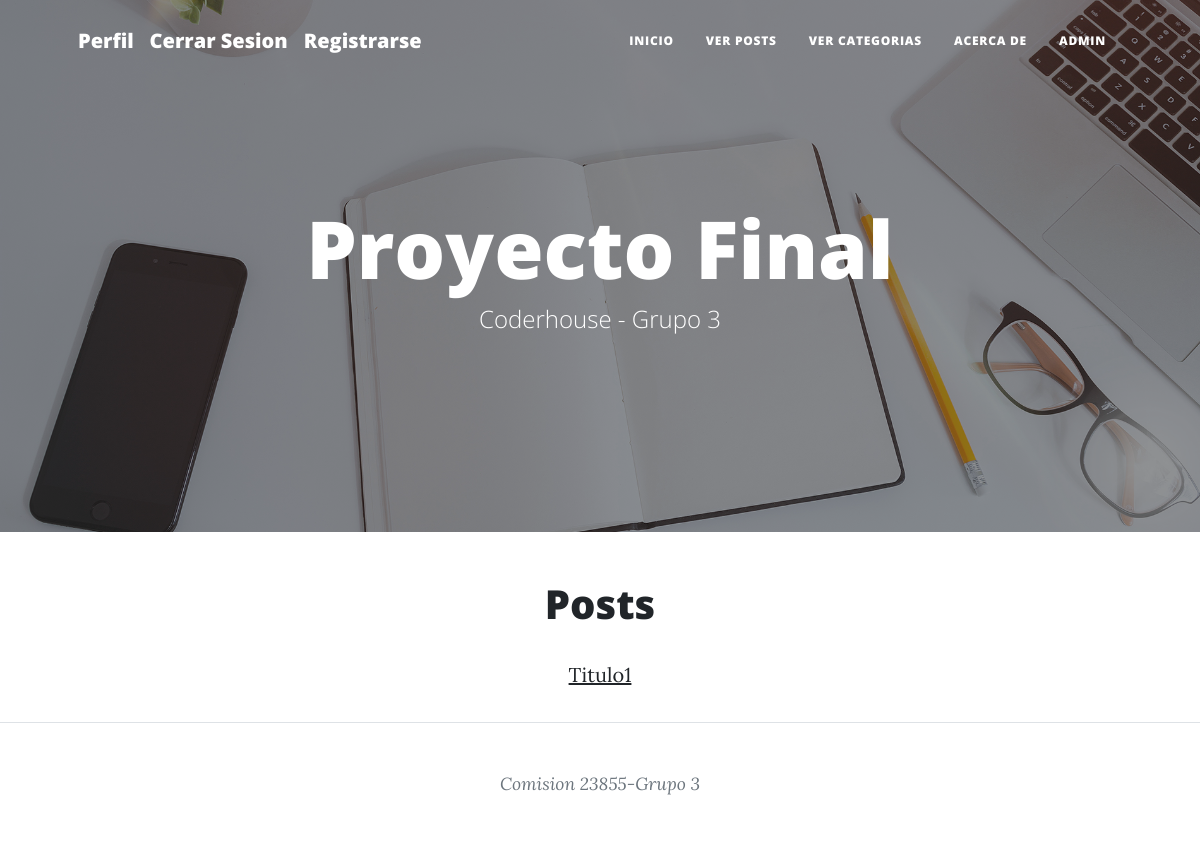
/Post/postList/ (signed in), run on an earlier commit of the app's database.
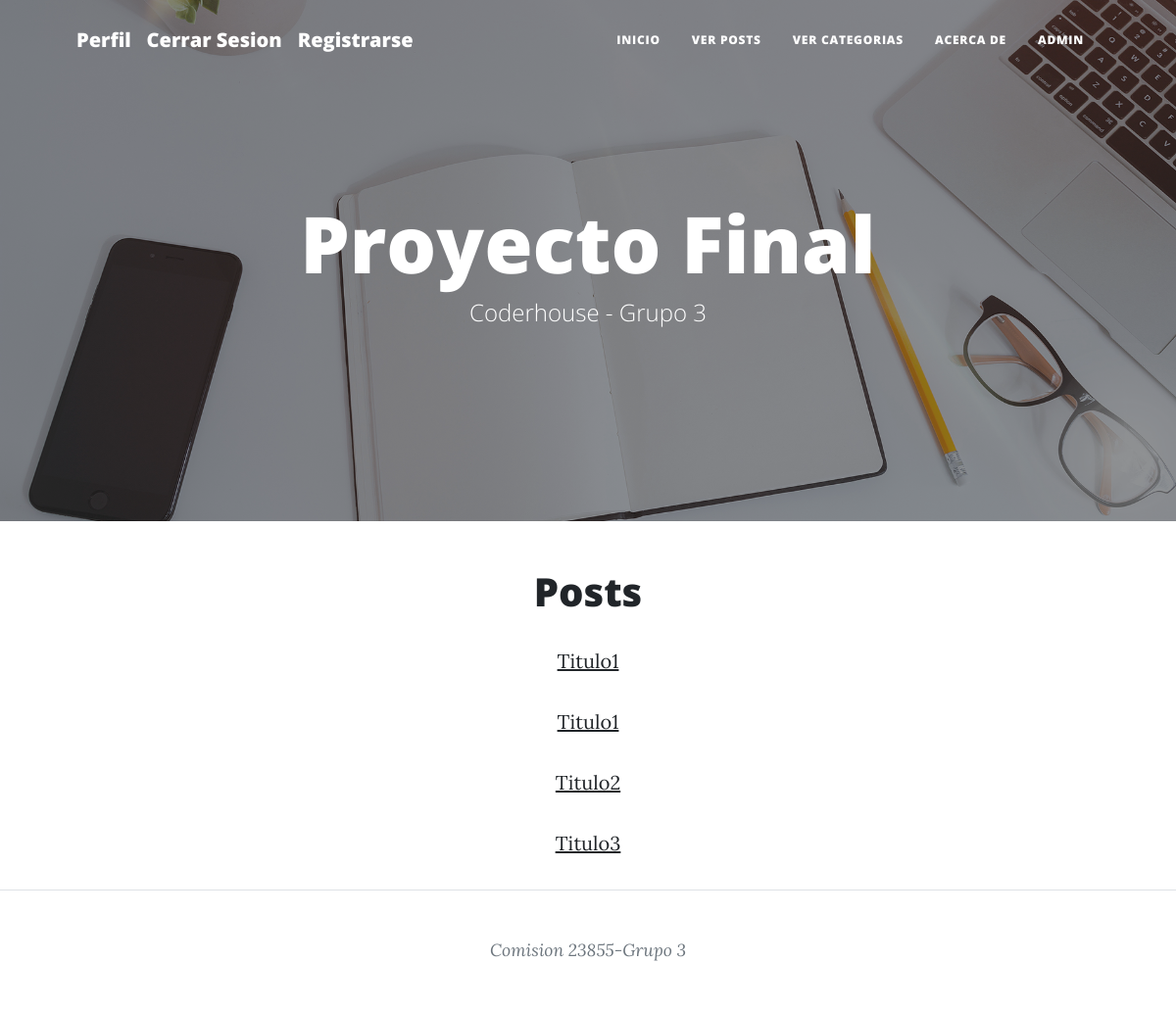
And on a later commit of the database.
### Post/models.py (models this page shows, shortened)
class Post(models.Model):
    title=models.CharField(max_length=40)
    subtitle=models.CharField(max_length=40)
    body=RichTextField()
    date=models.DateField(default=date.today)
    tags=models.ManyToManyField(Tag)
    image=models.ImageField(upload_to='post', null=True, blank=True)
    user=models.ForeignKey(User, on_delete=models.CASCADE, default=None)

### Post/views.py (the view)
# urls.py: path('postList/',views.PostList.as_view(), name='Posts'),
@method_decorator(login_required, name='dispatch')
class PostList(ListView):
    model= models.Post
    template_name = "Post/postList.html"

### Post/templatetags/group_filter.py (called while the page is built)
@register.filter
def has_group(user, group_name):
    return user.groups.filter(name='Admin').exists()

### Post/templates/Post/postList.html (shortened to what this page needs)
{% extends "Post/padre.html" %}
{% load static %}
{% load group_filter %}
{% block contenidoQueCambia %}
<div class="text-center">
    {% if object_list.count == 0 %}
        <h3>No hay paginas aun</h3>
    {% else %}
        <h1> Posts </h1>
        {% for post in object_list %}
            <p>
                <a href="{% url 'PostDetail' post.id %}">{{ post.title }}</a>
            </p>
        {% endfor %}
    {% endif %}
</div>
{% endblock %}

### Post/templates/Post/padre.html (shortened to what this page needs)
<!DOCTYPE html>
<html lang="en">
    <head>
        {% load static %}
        <link href="{% static 'Post/css/styles.css' %}" rel="stylesheet" />
    </head>
    <body>
        <nav class="navbar navbar-expand-lg navbar-light" id="mainNav">
            <div class="container px-4 px-lg-5">
                {% if request.user.is_authenticated %}
                <a class="navbar-brand" href="{% url 'VerPerfil' %}">Perfil</a>
                <a class="navbar-brand" href="{% url 'Logout' %}">Cerrar Sesion</a>
                {% endif %}
                <a class="navbar-brand" href="{% url 'Register' %}">Registrarse</a>
                <div class="collapse navbar-collapse" id="navbarResponsive">
                    <ul class="navbar-nav ms-auto py-4 py-lg-0">
                        <li class="nav-item"><a class="nav-link px-lg-3 py-3 py-lg-4" href="{% url 'Inicio' %}">Inicio</a></li>
                        <li class="nav-item"><a class="nav-link px-lg-3 py-3 py-lg-4" href="{% url 'Posts' %}">Ver Posts</a></li>
                        <li class="nav-item"><a class="nav-link px-lg-3 py-3 py-lg-4" href="{% url 'Tags' %}">Ver Categorias</a></li>
                        <li class="nav-item"><a class="nav-link px-lg-3 py-3 py-lg-4" href="{% url 'About' %}">Acerca de</a></li>
                        <li class="nav-item"><a class="nav-link px-lg-3 py-3 py-lg-4" href="http://localhost:8000/admin/">Admin</a></li>
                    </ul>
                </div>
            </div>
        </nav>
        <header class="masthead" style="background-image: url('Post/assets/img/home-bg.jpg')">
            <div class="container position-relative px-4 px-lg-5">
                <div class="row gx-4 gx-lg-5 justify-content-center">
                    <div class="col-md-10 col-lg-8 col-xl-7">
                        <div class="site-heading">
                            <h1>Proyecto Final</h1>
                            <span class="subheading">Coderhouse - Grupo 3</span>
                        </div>
                    </div>
                </div>
            </div>
        </header>
        {% block contenidoQueCambia %}
        {% endblock %}
        <footer class="border-top">
            <div class="container px-4 px-lg-5">
                <div class="row gx-4 gx-lg-5 justify-content-center">
                    <div class="col-md-10 col-lg-8 col-xl-7">
                        <div class="small text-center text-muted fst-italic">Comision 23855-Grupo 3</div>
                    </div>
                </div>
            </div>
        </footer>
    </body>
</html>

What changed in the data, as far as the page shows it:
added Post: title "Titulo1"
added Post: title "Titulo2"
added Post: title "Titulo3"
